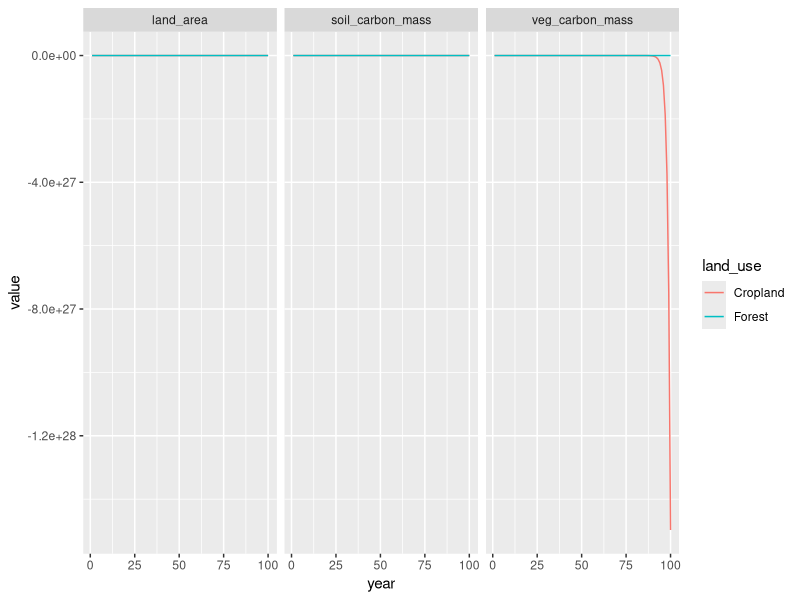

This chart was generated by the following R code:
## ---- chunk 1
library(tidyverse)

knitr::opts_chunk$set(echo = TRUE)
## ---- chunk 2
parameter.df <- tribble(~land_use, 
                        ~soc_steadyState, ~veg_steadyState, 
                        ~veg_matureAge, ~soil_matureAge,
              'Cropland', 7.76, 0.3, 1, 50,
              'Forest', 9.91, 7.72, 50, 50)


initial_conditions <- parameter.df %>%
  select(land_use, 
         soil_carbon_stock = soc_steadyState, veg_carbon_stoc = veg_steadyState) %>%
  mutate(year = 1)

carbon_stocks <- tibble(year = 1:100) %>%
  reframe(land_use = c('Cropland', 'Forest'), 
          .by = year) %>%
  mutate(land_area = case_when(land_use == 'Cropland' & year <= 5 ~ 28.59,
                               land_use == 'Cropland' ~ 29.85,
                               land_use == 'Forest' & year <=5 ~ 8.13,
                               land_use == 'Forest' ~ 6.87),
         elapsedTime = case_when(year <= 5 ~ year,
                                 year < 10 ~ year - 5)) %>%
  #full_join(inital_conditions, by = join_by(year, land_use)) %>% 
  full_join(parameter.df, by = join_by(land_use))
  
 

ans <- carbon_stocks %>%
  filter(year == 1) %>%
  mutate(soil_carbon_mass = land_area * soc_steadyState,
         veg_carbon_mass = land_area * veg_steadyState) 

prior_year <- ans
for(current_year in 2:100){
  
  new_land_area <- carbon_stocks %>%
    filter(year == current_year) %>%
    select(land_use, land_area)
  
  #current_year <- 2
  temp <- prior_year %>% 
    select(-land_area) %>%
    full_join(new_land_area, by = join_by(land_use)) %>%
    mutate(gap_veg = veg_steadyState * land_area - veg_carbon_mass,
           gap_soc = soc_steadyState * land_area  - soil_carbon_mass) %>%
    mutate(emissions_veg = if_else(gap_veg > 0, 
                                   gap_veg ,
                                   gap_veg * (
                                     (1 - exp(-3 *( elapsedTime+1)/veg_matureAge)) -
                                       (1 - exp(-3 *elapsedTime/veg_matureAge)))),
           emissions_soil = gap_soc  * (
                                     (1 - exp(-1 *elapsedTime/(soil_matureAge/10))) -
                                       (1 - exp(-1 * (elapsedTime - 1) /(soil_matureAge/10))))) %>%
    mutate(year = year + 1,
           veg_carbon_mass = veg_carbon_mass - emissions_veg,
           soil_carbon_mass = soil_carbon_mass - emissions_soil)
  
  prior_year <- temp
  
  ans <- ans %>%
    bind_rows(temp)
    
}

## ---- chunk 3
ggplot(ans %>%
         pivot_longer(c(veg_carbon_mass, soil_carbon_mass, land_area), names_to = 'variable')) +
  geom_line(aes(x=year, y = value, color = land_use)) +
  facet_wrap(~variable)
